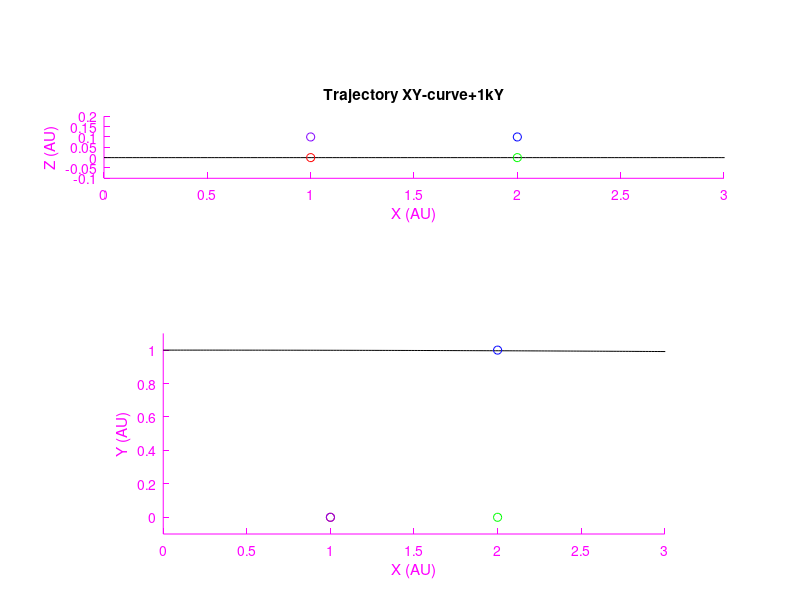
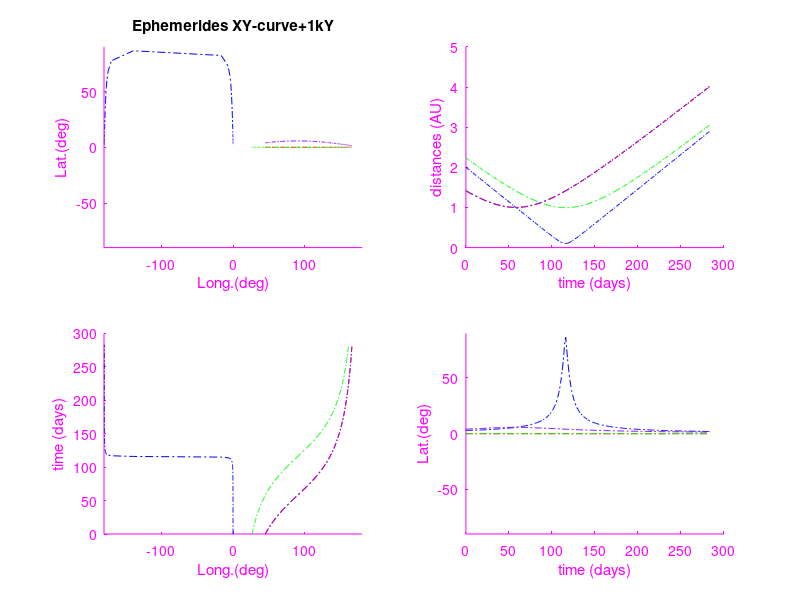

These figures' MATLAB source, in order:
% Production scenario simplifie
% Author: Boris Segret
% v.xxx, 25/03/2016
% CL=0

% purpose:
% - produce a rectilinear trajectory from 1 to 5 AU at *constant* velocity
% - produce the associated ephemerides of N objects
% - displays the scenario in .eps / .pdf

AU=150000000.;      % Astronomical Unit
day=86400.;         % 1 day in seconds
Xs=[0.  1.*AU 0.];  % km
Vs=[30. 0.    0.];  % km/s
dVn=0.;             % dVn*Vs is applied in perpendicular direction (on XY plane)
Ts=2458125.0;       % JD
Re=5.*AU;           % km
dt= 1.;             % time sampling (days)

P(1,:)=[1.*AU    0.     0.]; % km
P(2,:)=[2.*AU    0.     0.]; % km
P(3,:)=[2.*AU 1.*AU 0.1*AU]; % km
P(4,:)=[1.*AU    0. 0.1*AU]; % km

%fo='Y-line';
%fo='Y-line+1kX'; Xs=[1000. 1.*AU       0.];  % +1000 km
%fo='Y-line+1kY'; Xs=[0.    1.*AU+1000. 0.];  % +1000 km
%fo='Y-line+1kZ'; Xs=[0.    1.*AU    1000.];  % +1000 km
%fo='XY-curve'; dVn=0.000033;       % dVn*Vs is applied in perpendicular direction (on XY plane)
fo='XY-curve+1kY'; dVn=0.000033; Xs=[0.    1.*AU+1000. 0.]; % dVn*Vs is applied in perpendicular direction (on XY plane)

[status, msg, msgid] = mkdir(fo);  % ok if alredy exists (overwrites with new content)
% propagation
fid=fopen([fo '/' fo '.xyzv'],'w'); fprintf(fid, 'META_STOP\n'); fclose(fid);
for j=1:length(P(:,3))
    fid=fopen([fo '/' fo '_P' num2str(j,'%03i') '.eph'],'w'); fprintf(fid, 'META_STOP\n'); fclose(fid);
end
i=0; Xc=Xs; Tc=Ts; Vc=Vs;
r=norm(Xc);
while and(r < Re, i<1000)
  i=i+1;
  % - ephemerides from the current location
  for j=1:length(P(:,3))
    vect=(P(j,:)-Xc); d=norm(vect);
    lat =atan(vect(3)/norm([vect(1:2) 0])).*180./pi();
    % sign "-" because longitudes on the sky are in anti-trigonometric order
    lng =-(1-2*(vect(2)<0))*acos(vect(1)/norm(vect(1:2))).*180./pi();
    % output:
    fid=fopen([fo '/' fo '_P' num2str(j,'%03i') '.eph'],'a');
    fprintf(fid, '%15.6f %13.8f %13.8f %14.3f\n', Tc, lat, lng, d);
    fclose(fid);
  end
  fid=fopen([fo '/' fo '.xyzv'],'a');
  fprintf(fid, '%15.6f %17.6f %17.6f %17.6f %12.8f %12.8f %12.8f 0. 0. 0. 0. 0.\n', Tc, Xc, Vc);
  fclose(fid);
  % - next trajectory point
  Vc = Vc + [Vc(2) -Vc(1) 0.].*dVn;
  Xc = Xc + Vc.*dt*day;
  Tc = Tc + dt;
  r=norm(Xc);
end

% plots
fid=fopen([fo '/' fo '.xyzv'],'r'); fgetl(fid); % don't read META_STOP
%[MTX, nbc] = fscanf(fid, '%g %g %g %g %g %g %g\n', [7 inf]);
[MTX, nbc] = fscanf(fid, '%g %g %g %g %g %g %g %g %g %g %g %g\n', [12 inf]);
fclose(fid);
Xc=MTX(2,:)'./AU;
Yc=MTX(3,:)'./AU;
Zc=MTX(4,:)'./AU;
Vx=MTX(5,:)';
Vy=MTX(6,:)';
Vz=MTX(7,:)';
clrs(1,1:3)=[1 0 0];
clrs(2,1:3)=[0 1 0];
clrs(3,1:3)=[0 0 1];
clrs(4,1:3)=[.5 0 1];
clrs(5,1:3)=[0 1 1];
clrs(6,1:3)=[1 1 0];
figure(1); clf;
subplot(2,1,1); hold on; plot(Xc,Zc,'-k'); axis equal; axis([0 3 -0.1 0.2]); xlabel('X (AU)'); ylabel('Z (AU)');
title(['Trajectory ' fo], 'FontWeight','bold');
set(gca, 'XColor', 'm'); set(gca, 'YColor', 'm');
subplot(2,1,2); hold on; plot(Xc,Yc,'-k'); axis equal; axis([0 3 -0.1 1.1]); xlabel('X (AU)'); ylabel('Y (AU)');
set(gca, 'XColor', 'm'); set(gca, 'YColor', 'm');
figure(2); clf;
subplot(2,2,1); hold on; xlabel('Long.(deg)');    ylabel('Lat.(deg)');     axis([-180. 180. -90. 90.]);
title(['Ephemerides ' fo], 'FontWeight','bold');
set(gca, 'XColor', 'm'); set(gca, 'YColor', 'm');
subplot(2,2,2); hold on; xlabel('time (days)'); ylabel('distances (AU)');
set(gca, 'XColor', 'm'); set(gca, 'YColor', 'm');
subplot(2,2,3); hold on; xlabel('Long.(deg)');    ylabel('time (days)'); xlim([-180. 180.]);
set(gca, 'XColor', 'm'); set(gca, 'YColor', 'm');
subplot(2,2,4); hold on; xlabel('time (days)'); ylabel('Lat.(deg)');     ylim([-90. 90.]);
set(gca, 'XColor', 'm'); set(gca, 'YColor', 'm');
  for j=1:length(P(:,3))
    figure(1);
    subplot(2,1,1); plot(P(j,1)./AU, P(j,3)./AU, 'o', 'color', clrs(j,1:3));
    subplot(2,1,2); plot(P(j,1)./AU, P(j,2)./AU, 'o', 'color', clrs(j,1:3));
    fid=fopen([fo '/' fo '_P' num2str(j,'%03i') '.eph'],'r'); fgetl(fid); % don't read META_STOP
    [MTX, nbc] = fscanf(fid, '%g %g %g %g\n', [4 inf]);
    fclose(fid);
    Tc=MTX(1,:)';
    la=MTX(2,:)';
    ln=MTX(3,:)';
    dd=MTX(4,:)'./AU;
    figure(2);
    subplot(2,2,1); hold on; plot(ln, la, '-.', 'color', clrs(j,1:3));
    subplot(2,2,2); hold on; plot(Tc-Tc(1), dd, '-.', 'color', clrs(j,1:3));
    subplot(2,2,3); hold on; plot(ln, Tc-Tc(1), '-.', 'color', clrs(j,1:3));
    subplot(2,2,4); hold on; plot(Tc-Tc(1), la, '-.', 'color', clrs(j,1:3));
  end
ff=[fo '/' fo '_trj.png']; print(1,ff,'-dpng');
ff=[fo '/' fo '_eph.png']; print(2,ff,'-dpng');
%- figure savings to SVG (may crash, thus at the end)
%ff=[fo '/' fo '_trj.svg']; print(1,ff,'-dsvg');
%ff=[fo '/' fo '_eph.svg']; print(2,ff,'-dsvg');
